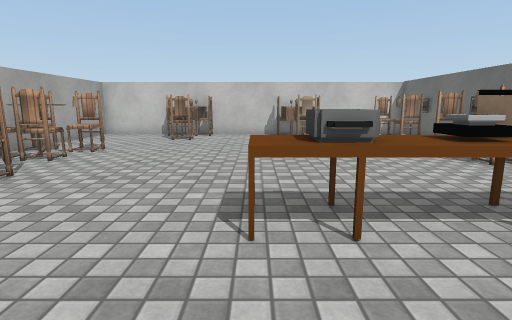
[1] (above)

12 first-person views from a walk through a scene from a Unity 3-D project. The camera is 1.2 m above the floor, tilts 10° down and sees 80° across. The floor is counted in squares, 1 m on a side. Each view is taken from the middle of a square. On the plan, view 1 faces up. The plan holds only what a view shows up to about 13 squares ahead; the rest is blank. The player is left out. Some surface patterns are stand-ins.

[2]
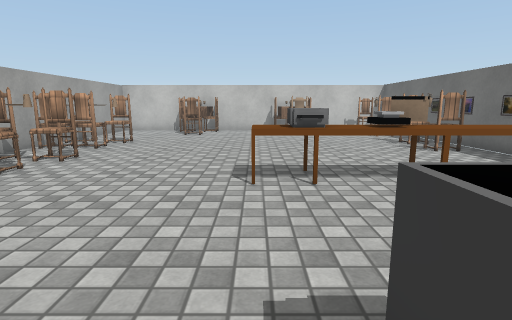

[3]
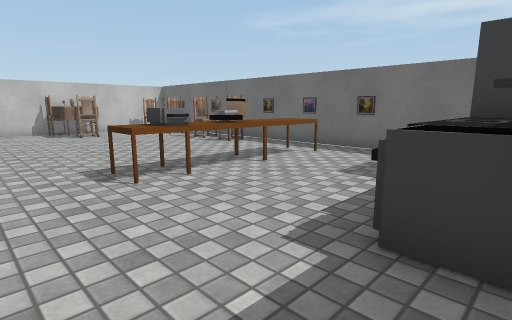

[4]
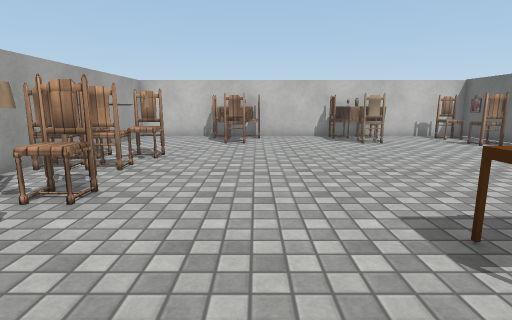

[5]
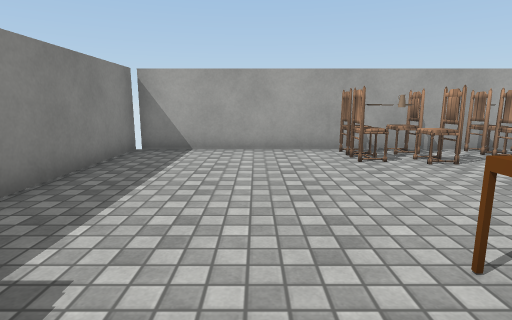

[6]
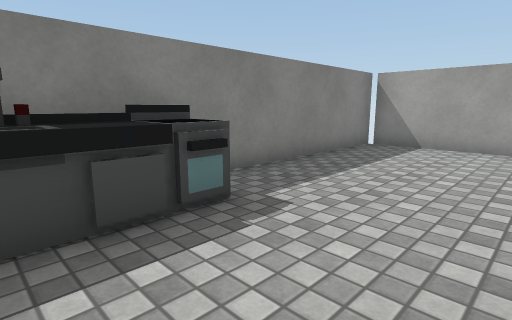

[7]
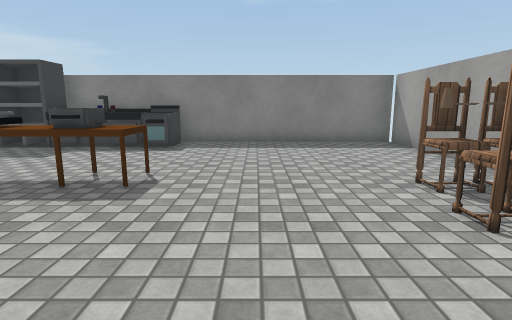

[8]
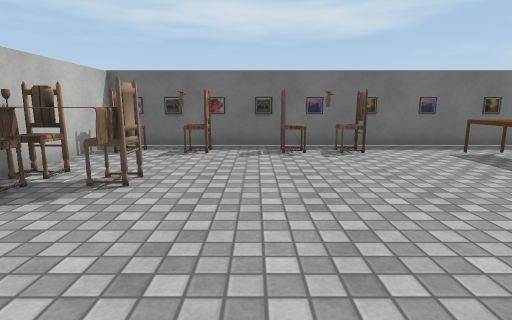

[9]
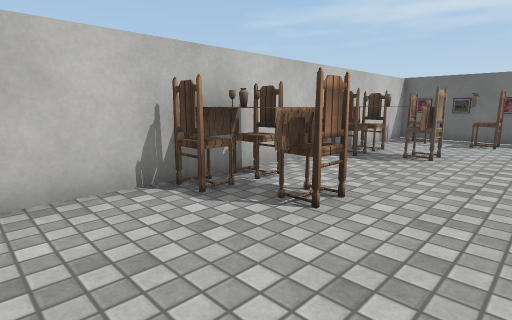

[10]
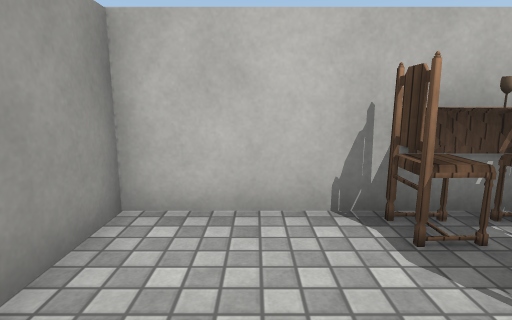

[11]
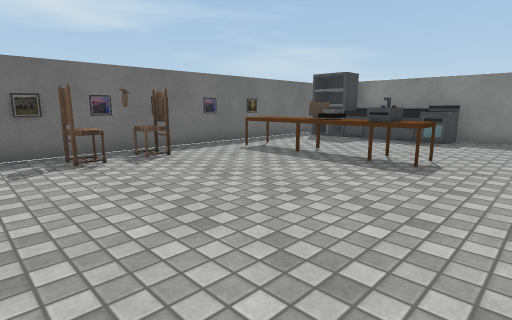

[12]
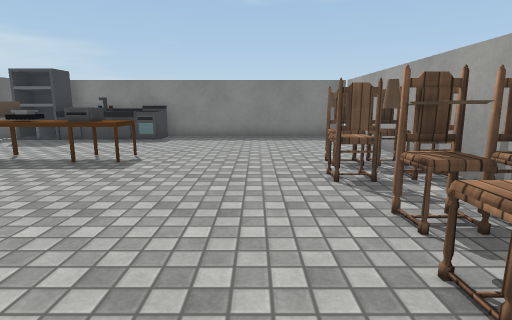

### Floor plan
Points are (right, up) in squares from view 1. A wall is a line through its corners. A room is listed if a view was taken in it or the views show most of it. See-through windows are left out.
Room 1 (views 1, 2, 3, 4, 5, 6, 7, 8, 9, 10, 11, 12)
walls: (2.2, 11) (1.5, 11) (1.5, 11.5); (6.3, 10.4) (6.3, 13.4) (-6.6, 13.4) (-6.6, -2.4) (4.4, -2.4); (6.3, -1.9) (6.3, 8.6)
objects: chair (-6, 3) to (-6, 4); chair (-6, 5); chair (-6, 7); chair (-6, 8); chair (-5, 3) to (-5, 4); chair (-5, 5) to (-4, 5); chair (-5, 7); chair (-5, 8) to (-4, 8); jar (-4, 4); chair (-3, 11) to (-2, 11); table (-3, 12) to (-2, 12); chair (-3, 13); chair (-2, 13); table (0, 3); oven (1, -2) to (1, -1); pot (1, 3); table (1, 11) to (1, 12); chair (1, 13); sink (2, -2) to (3, -1); table (2, 3); vase (2, 12); chair (2, 13); table (3, 3) to (5, 3); fridge (4, -2) to (5, -1); chair (5, 6) to (5, 7); chair (5, 8); chair (5, 10) to (5, 11); chair (5, 12) to (5, 13); other object (6, 9); other object (6, 10)

Where each view was taken, in squares from view 1:
view 1: 0 up, 0 right, facing up
view 2: 2 down, 0 right, facing up
view 3: 2 down, 2 left, facing up-right
view 4: 1 up, 2 left, facing up
view 5: 1 up, 2 right, facing left
view 6: 2 up, 3 right, facing down-left
view 7: 8 up, 2 left, facing down
view 8: 9 up, 3 left, facing right
view 9: 9 up, 6 left, facing up-right
view 10: 10 up, 5 left, facing up
view 11: 10 up, 2 left, facing down-right
view 12: 10 up, 3 left, facing down
